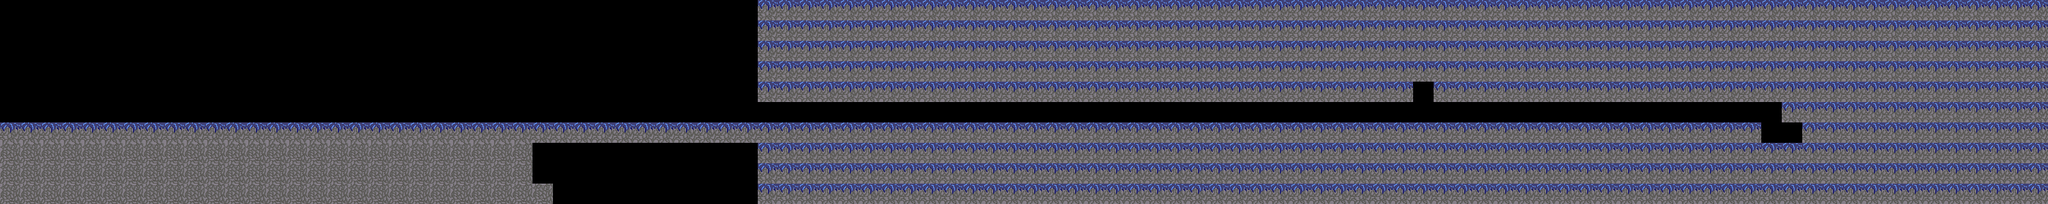

Below is a game level as drawn by its tile map, then a one-line description and the .tmx that defines it (tile-layer data replaced by summaries):
An orthogonal 100x10 tile map with 32x32 px tiles, 1 tile layer (Tile Layer 1), 2 tilesets.

<map version="1.10" tiledversion="1.11.2" orientation="orthogonal" renderorder="right-down" width="100" height="10" tilewidth="32" tileheight="32" infinite="0" nextlayerid="3" nextobjectid="1">
 <tileset firstgid="1" source="Tileset1.tsx" />
 <tileset firstgid="2" source="tileset2.tsx" />
 <layer id="1" name="Tile Layer 1" width="100" height="10">
  <data>[1000 cells, 693 non-empty, 2 distinct tile ids]</data>
 </layer>
</map>